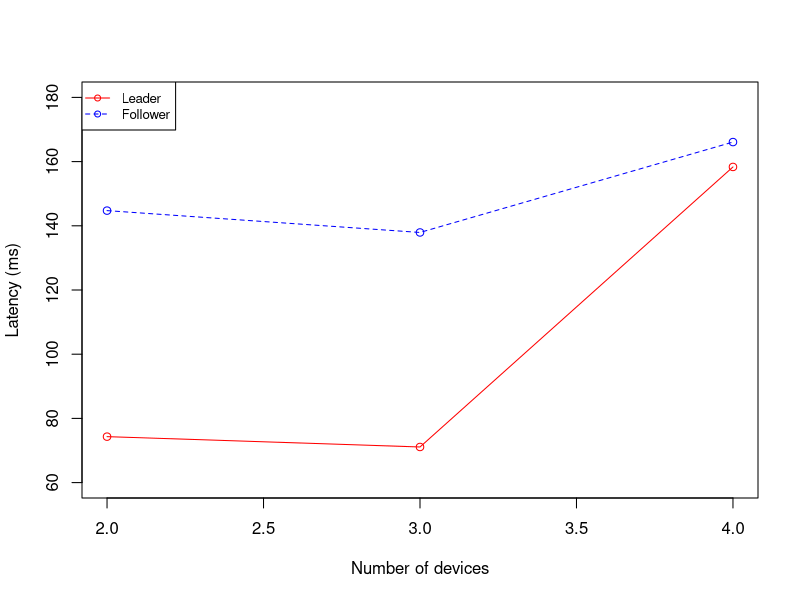
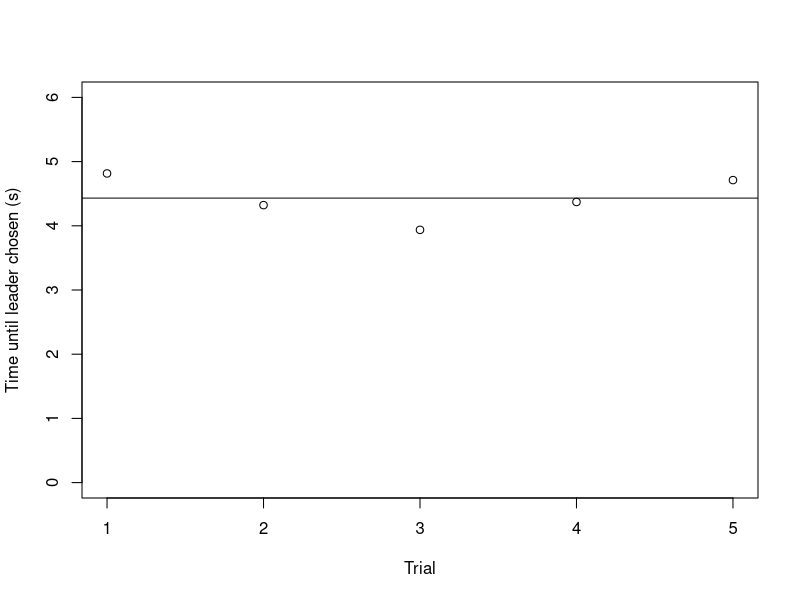
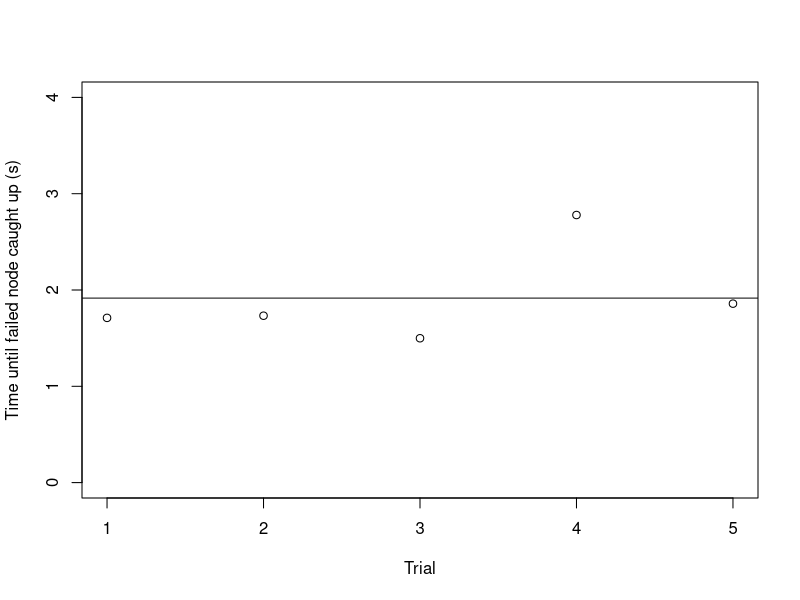

These figures' R source, in order:
master.2 = c(0.036481, 0.046765, 0.056489, 0.066552, 0.076202, 0.057069, 0.036552, 0.166597, 0.056495, 0.036617, 0.046647, 0.096595, 0.156606, 0.106671, 0.116426, 0.036720, 0.106501, 0.056590, 0.036582, 0.056434, 0.116549, 0.036745, 0.106513, 0.036679, 0.096720, 0.056815, 0.116808, 0.037490, 0.046553, 0.056710, 0.036708, 0.046572, 0.056532, 0.036789, 0.106573, 0.056650, 0.036827, 0.046925, 0.119278, 0.132871, 0.051727, 0.066795, 0.066628, 0.117091, 0.115288, 0.067454, 0.050275, 0.066600, 0.066073, 0.117003, 0.116239, 0.132931, 0.117169, 0.066600, 0.034581)
follower.2 = c(0.149073, 0.157723, 0.167893, 0.119100, 0.129044, 0.110226, 0.119216, 0.099189, 0.110553, 0.119267, 0.099257, 0.110491, 0.177918, 0.099278, 0.110559, 0.179335, 0.099235, 0.167835, 0.208404, 0.099145, 0.109275, 0.119199, 0.173338, 0.169502, 0.119160, 0.099841, 0.110373, 0.150879, 0.151164, 0.166754, 0.183921, 0.199988, 0.184537, 0.249719, 0.134955, 0.150703, 0.149583, 0.166217, 0.183737, 0.183319, 0.166442, 0.118106, 0.132732, 0.216762, 0.200733, 0.133171, 0.167203, 0.116628, 0.117738, 0.167611, 0.149468, 0.118437, 0.133100, 0.115744, 0.117484)
master.3 = c(0.048561, 0.058499, 0.038524, 0.078526, 0.058453, 0.068676, 0.078542, 0.088651, 0.046666, 0.056639, 0.096672, 0.068480, 0.056616, 0.096580, 0.038757, 0.176734, 0.036774, 0.106977, 0.056718, 0.058537, 0.038336, 0.116707, 0.036561, 0.076713, 0.056981, 0.058644, 0.068903, 0.146873, 0.036947, 0.106877, 0.056825, 0.058639, 0.039178, 0.086802, 0.036682, 0.076754, 0.086860, 0.058694, 0.038676, 0.056776, 0.036758, 0.069571, 0.086629, 0.058688, 0.098654, 0.056735, 0.036751, 0.188636, 0.108783, 0.088682, 0.038687, 0.057003, 0.036709, 0.136949, 0.057027)
follower.3 = c(0.148925, 0.049252, 0.115502, 0.117387, 0.250326, 0.099281, 0.116647, 0.131989, 0.132546, 0.115895, 0.133379, 0.167523, 0.117435, 0.131893, 0.099289, 0.149518, 0.132498, 0.100039, 0.168160, 0.131980, 0.099542, 0.116236, 0.133350, 0.133343, 0.150232, 0.117818, 0.168176, 0.067428, 0.133590, 0.100487, 0.117357, 0.083547, 0.050393, 0.117748, 0.134113, 0.084243, 0.501177, 0.166367, 0.116879, 0.183608, 0.049875, 0.166499, 0.116503, 0.132359, 0.149895, 0.450023, 0.100404, 0.117213, 0.133027, 0.134537, 0.183854, 0.066745, 0.132936, 0.117102, 0.149870)
master.4 = c(0.107514, 0.117185, 0.160626, 0.200394, 0.140673, 0.200704, 0.290760, 0.150871, 0.191019, 0.407460, 0.208100, 0.387641, 0.007481, 0.187893, 0.367671, 0.487568, 0.107817, 0.288137, 0.408098, 0.028740, 0.207837, 0.387902, 0.007615, 0.187749, 0.307955, 0.428486, 0.047575, 0.348105, 0.467607, 0.087807, 0.268093, 0.387944, 0.007903, 0.217553, 0.397870, 0.017896, 0.197749, 0.117857, 0.098390, 0.107684, 0.121645, 0.050987, 0.062288, 0.062648, 0.051362, 0.081121, 0.062356, 0.051189, 0.081414, 0.062874, 0.051289, 0.061179, 0.062951, 0.071462, 0.062928, 0.061333, 0.081688, 0.061477, 0.063457, 0.071313, 0.091748, 0.118108, 0.071801, 0.061293, 0.101735, 0.097910, 0.082156, 0.061367)
follower.4 = c(0.206486, 0.107461, 0.130550, 0.180284, 0.256845, 0.188059, 0.117915, 0.166390, 0.097725, 0.207856, 0.197799, 0.187633, 0.207687, 0.107768, 0.187795, 0.147667, 0.107629, 0.097865, 0.207790, 0.197897, 0.187817, 0.176628, 0.107788, 0.097802, 0.176713, 0.256672, 0.156680, 0.207925, 0.198002, 0.188031, 0.118234, 0.108117, 0.097846, 0.118015, 0.256838, 0.187925, 0.207888, 0.198131, 0.157239, 0.177018, 0.138026, 0.187950, 0.237516, 0.137035, 0.098291, 0.148232, 0.108176, 0.156839, 0.237795)

follower.means = c(mean(follower.2), mean(follower.3), mean(follower.4)) * 1000
master.means = c(mean(master.2), mean(master.3), mean(master.4)) * 1000

plot(x=2:(length(follower.means)+1),master.means,type="o",col='red',ann=FALSE,lty=1,ylim=c(60,180))
lines(x=2:(length(follower.means)+1),follower.means,type="o",col='blue',lty=2)
title(xlab="Number of devices", col.lab=rgb(0,0,0))
title(ylab="Latency (ms)", col.lab=rgb(0,0,0))

legend("topleft", c("Leader","Follower"), cex=0.8, 
       col=c("red","blue"), pch=21, lty=1:4);


timeTilLeader.3 = c(4.815669059753418, 4.322365045547485, 3.9372379779815674, 4.371291160583496, 4.711942195892334)
SE.mean = sd(timeTilLeader.3) / sqrt(length(timeTilLeader.3))
timeTilLeader.3.mean = mean(timeTilLeader.3)
upper = timeTilLeader.3.mean + (2 * SE.mean)
lower = timeTilLeader.3.mean - (2 * SE.mean)
2 * SE.mean

plot(x=seq(from=1,to=length(timeTilLeader.3),by=1),y=timeTilLeader.3,ylim=c(0,6),ann=FALSE)
abline(a=timeTilLeader.3.mean,b=0)
title(xlab="Trial", col.lab=rgb(0,0,0))
title(ylab="Time until leader chosen (s)", col.lab=rgb(0,0,0))

catchup = c(1.7105739116668701,
            1.7329909801483154,
            1.4988598823547363,
            2.778733968734741,
            1.8582849502563477)
mean(catchup)
SE.mean = sd(catchup) / sqrt(length(catchup))
2 * SE.mean

plot(x=seq(from=1,to=length(catchup),by=1),y=catchup,ylim=c(0,4),ann=FALSE)
abline(a=mean(catchup),b=0)
title(xlab="Trial", col.lab=rgb(0,0,0))
title(ylab="Time until failed node caught up (s)", col.lab=rgb(0,0,0))



